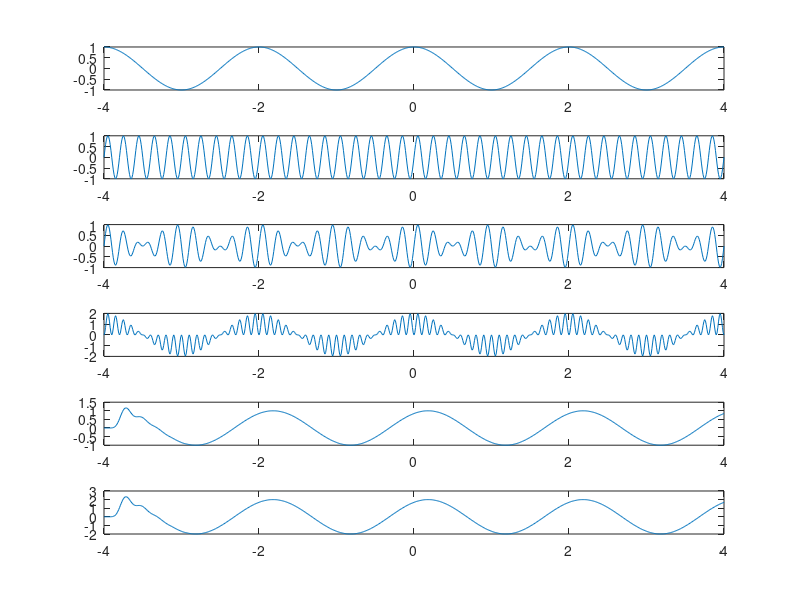

The MATLAB source for this figure:
clc
clf
t=[-4:0.01:4];
freq1=2*pi*.5;
freq2=2*pi*5;
sig1=cos(freq1.*t);
sig2=sin(freq2.*t);
sig3=sig1.*sig2;
sig4=sig3.*(2*sig2);
[p,z]=butter(9,0.1,'low');
sig5=filter(p,z,sig4);
sig6=2*sig5;
subplot(6,1,1)
plot(t,sig1)
subplot(6,1,2)
plot(t,sig2)
subplot(6,1,3)
plot(t,sig3)
subplot(6,1,4)
plot(t,sig4)
subplot(6,1,5)
plot(t,sig5)
subplot(6,1,6)
plot(t,sig6)
